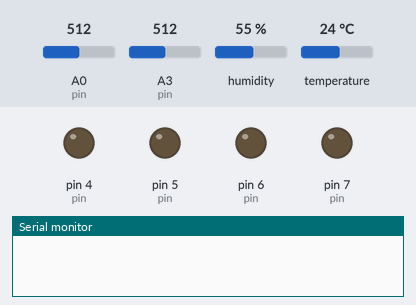
Bench run of a sketch on a simulated Arduino Uno, built with avr-gcc and run on an emulated ATmega328P. On the bench: output pins drawn as LEDs (lit = HIGH), the last lines printed to the serial monitor. Inputs (shaded band) come from the test bench; at power-on: humidity 55 %, temperature 24 °C, A0 (pin) = 512, A3 (pin) = 512. Random numbers use the default seed unless the sketch sets one.

Above: at 1.3 s.
1.4 s: humidity set to 59 %
4.6 s: humidity set to 62 %
At 7.5 s:
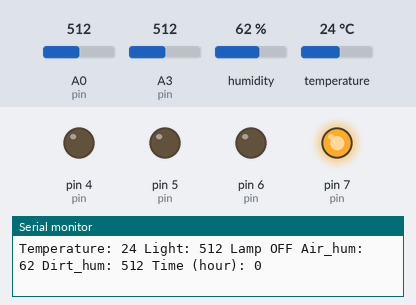
7.8 s: temperature set to 21 °C
10.7 s: temperature set to 18 °C
At 13.9 s:
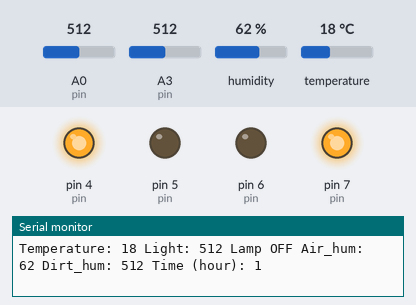
14.2 s: temperature set to 28 °C
At 17.1 s:
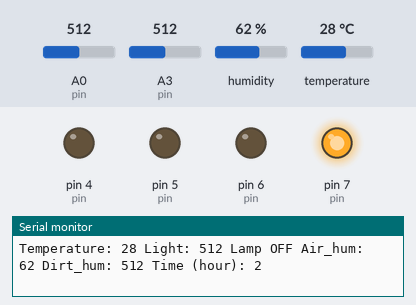
17.4 s: temperature set to 12 °C
At 45.6 s:
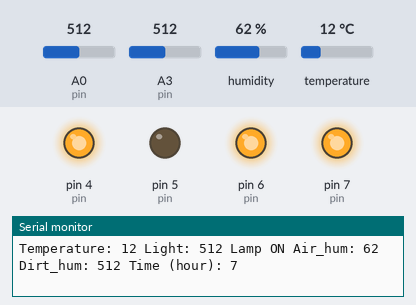
Timing chart, 0 to 46.0 s (numbered marks = the images above; inputs shaded):
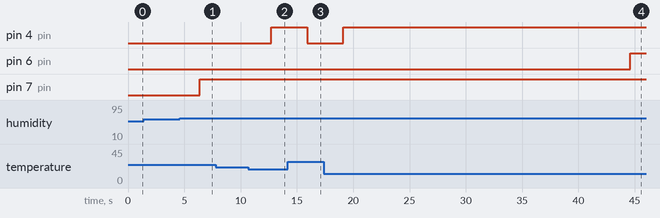

Measured:
- the behaviour switches between 60 and 61 % on humidity (found by bisection; images 0 and 1)
- the behaviour switches between 20 and 19 °C on temperature (found by bisection; images 1 and 2)
- after the input at 4.6 s, pin 7 (pin): LOW → HIGH after 1.8 s
- after the input at 10.7 s, pin 4 (pin): LOW → HIGH after 2.0 s
- after the input at 14.2 s, pin 4 (pin): HIGH → LOW after 1.7 s
- after the input at 17.4 s, pin 4 (pin): LOW → HIGH after 1.7 s

The sketch:

task2_greenhouse.ino
```cpp
#include <DHT11.h>


#define SENSOR_PIN 12     // сенсор температуры и влажности DHT11
DHT11 dht11(SENSOR_PIN);


// включение и выключение света
#define LIGHT_ON_HOUR 6
#define LIGHT_OFF_HOUR 21


// время переведенное в миллисекунды
#define HOUR_LENGTH 3600000UL // 1 час
#define VENT_PERIOD 3600000UL // 1 час (промежуток между вентиляциями)
#define VENT_DURATION 600000UL // 10 минут (время вентиляции)
#define WATER_PERIOD 120000UL // 2 минуты (промежуток между поливом)
#define WATERING_DURATION 10000UL // 10 секунд (время полива)


unsigned long TIME = 0;


struct ClimateLimits {
  int minLight;
  int minDirtHum;
  int tempMin;
  int tempMax;
  int maxAirHum;
};


ClimateLimits climate = {400, 1000, 20, 30, 60};


class Fan {
  public:
    const int pin = 7;
    bool _heater = false;
    bool _timing = false;
    bool _hotness = false;
    bool _humidity = false;

    void power();
};


void Fan::power() {
  if( _heater || _timing || _hotness || _humidity )
    digitalWrite(pin, HIGH);
    else
      digitalWrite(pin, LOW);
}


class Heater {
  public:
    const int pin = 4;
    bool _temperature = 0;
    void power();
};


void Heater::power() {
  if( _temperature )
    digitalWrite(pin, HIGH);
    else
      digitalWrite(pin, LOW);
}


class Lamp {
  public:
    const int pin = 6;
    bool _lamp = false;
    void power();
};


void Lamp::power() {
  if( _lamp )
    analogWrite(pin, 255);
    else
      analogWrite(pin, 0);
}


class Pump {
  public:
    const int pin = 5;
    bool _pump = false;
    void power();
};


void Pump::power() {
  if( _pump )
    analogWrite(pin, 255);
    else
      digitalWrite(pin, 0);
}


class Light {
  public:
    const int pin = A0;
    int lightValue;

    void read() {
      lightValue = analogRead(pin);
    }
};


class Air_humidity {
  public:
    int humidity;
    void get_data();
};


void Air_humidity::get_data() {
  humidity = dht11.readHumidity();

  if (humidity == DHT11::ERROR_CHECKSUM || humidity == DHT11::ERROR_TIMEOUT) {
    Serial.println(DHT11::getErrorString(humidity));
  }
}


class Dirt_humidity {
  public:
    const int pin = A3;
    int humidity;

   void read(){
    humidity = analogRead(pin);
  }
};


class Thermometer {
  public:
    int temperature = 0;
    void get_data();
};


void Thermometer::get_data()
{
  temperature = dht11.readTemperature();

  if (temperature == DHT11::ERROR_CHECKSUM || temperature == DHT11::ERROR_TIMEOUT) {
       Serial.println(DHT11::getErrorString(temperature));
  }
}


class Thermometer_random {
  public:
    int temperature = 0;

    void read() {
      temperature = random(0, 50);
    }
};


class Thermometer_mean: public Thermometer {
  public:
    void calculate(Thermometer & t01, Thermometer & t02, Thermometer_random & t03);
};


void Thermometer_mean::calculate(Thermometer & t01, Thermometer & t02, Thermometer_random & t03) {
  int a = t01.temperature;
  int b = t02.temperature;
  int c = t03.temperature;
  int temp;
  if (a > b) { temp = a; a = b; b = temp; }
  if (b > c) { temp = b; b = c; c = temp; }
  if (a > b) { temp = a; a = b; b = temp; }
  temperature = b;
}


void control_temp(Thermometer & thermometer, Fan & fan, Heater & heater) {
  if (thermometer.temperature > climate.tempMax) {
    fan._hotness = true;
    heater._temperature = false;
  }
  else if (thermometer.temperature < climate.tempMin) {
    fan._hotness = false;
    fan._heater = true;
    heater._temperature = true;
  }
  else{
    heater._temperature = false;
  }
}


void control_vent(Fan & fan) {
  static unsigned long lastVentTime = 0;
  static unsigned long startVentTime = 0;
  static bool venting = false;

  if ( !venting && TIME - lastVentTime >= VENT_PERIOD ) {
    venting = true;
    startVentTime = TIME;
  }

  if (venting) {
    if (TIME - startVentTime < VENT_DURATION) {
      fan._timing = true;
    } else {
      fan._timing = false;
      venting = false;
      lastVentTime = TIME;
    }
  } else {
    fan._timing = false;
  }
}


void control_light(Light & light, Lamp & lamp) {
  if ( TIME / HOUR_LENGTH > LIGHT_ON_HOUR && TIME / HOUR_LENGTH < LIGHT_OFF_HOUR ) {
    if (light.lightValue > climate.minLight) {
      lamp._lamp = true;
    }
    else {
      lamp._lamp = false;
  }
  } else {
    lamp._lamp = false;
  }
}


void control_air(Fan & fan, Air_humidity & air_humidity) {
  if ( air_humidity.humidity > climate.maxAirHum) {
    fan._humidity = true;
  } else {
    fan._humidity = false;
  }
}


void control_dirt(Pump & pump, Dirt_humidity & dirt_humidity) {
  static unsigned long lastWaterTime = 0;
  static unsigned long startWaterTime = 0;
  static bool watering = false;

  if (!watering && dirt_humidity.humidity > climate.minDirtHum && TIME - lastWaterTime >= WATER_PERIOD) {
    watering = true;
    startWaterTime = TIME;
  }

  pump._pump = watering && (TIME - startWaterTime < WATERING_DURATION);

  if (watering && TIME - startWaterTime >= WATERING_DURATION) {
    watering = false;
    lastWaterTime = TIME;
  }
}


Fan fan;
Heater heater;
Thermometer thermometer1;
Thermometer thermometer2;
Thermometer_random thermometer3;
Thermometer_mean thermometer;
Lamp lamp;
Pump pump;
Light light;
Air_humidity air_humidity;
Dirt_humidity dirt_humidity;


void printStatus(Thermometer &thermometer, Light &light, Air_humidity &air_humidity, Dirt_humidity &dirt_humidity, unsigned long TIME) {
  Serial.print("Temperature: ");
  Serial.print(thermometer.temperature);
  Serial.print(" Light: ");
  Serial.print(light.lightValue);
  if (lamp._lamp) Serial.print(" Lamp ON"); else Serial.print(" Lamp OFF");
  Serial.print(" Air_hum: ");
  Serial.print(air_humidity.humidity);
  Serial.print(" Dirt_hum: ");
  Serial.print(dirt_humidity.humidity);
  Serial.print(" Time (hour): ");
  Serial.println(TIME/HOUR_LENGTH);    // при ускорении времени
}


void setup() {
  pinMode(light.pin, INPUT);
  pinMode(dirt_humidity.pin, INPUT);

  pinMode(fan.pin, OUTPUT);
  pinMode(lamp.pin, OUTPUT);
  pinMode(pump.pin, OUTPUT);
  pinMode(heater.pin, OUTPUT);

  Serial.begin(9600);
}


void loop() {
  TIME = millis()*600;  // *600 ускорение

  light.read ();
  dirt_humidity.read ();
  thermometer3.read ();

  thermometer1.get_data();
  thermometer2.get_data();
  thermometer.calculate(thermometer1, thermometer2, thermometer3);
  air_humidity.get_data();

  control_light(light, lamp);
  control_vent(fan);
  control_temp(thermometer, fan, heater);
  control_air(fan, air_humidity);
  control_dirt(pump, dirt_humidity);

  fan.power();
  heater.power();
  lamp.power();
  pump.power();

  delay(10);

  printStatus(thermometer, light, air_humidity, dirt_humidity, TIME);
}
```
